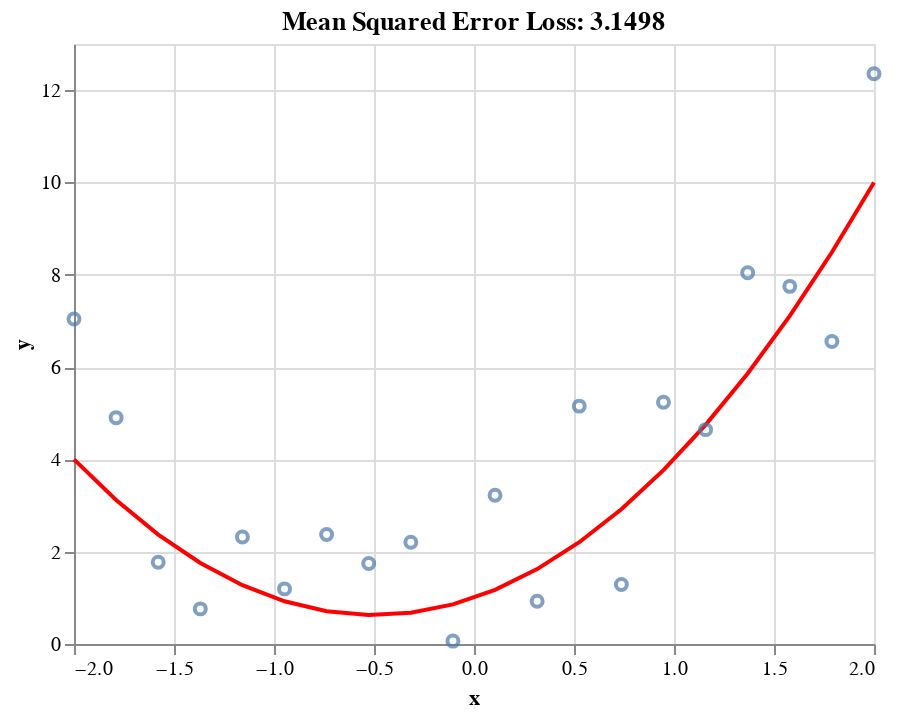

This figure's notebook cell:
### Markdown cell above
Again if you're on quarto, you won't be able to play with the interactive pyplot graph here where you can see the loss change as the parameters are modified. There's also no way to dynamically change labels in Altair to my knowledge from a few stack overflow and github question. I'm going to replot our interactive graph with an example title that matches the pyplot so you can follow along without bringing down my notebook. If you wanted to see the magic values change and really have this sink in, please bring down the notebook or open it in colab & play with the plots ☺.

### Code cell
plot_altair(title="Mean Squared Error Loss: 3.1498 ")

### Figure 1 — Vega-Lite specification as saved in the notebook (floating-point values rounded to 4 significant figures)
{"config": {"view": {"continuousWidth": 400, "continuousHeight": 300}}, "layer": [{"data": {"name": "data-9ba740e81f0e38a6466420e14ecacb0a"}, "mark": {"type": "line", "color": "red"}, "encoding": {"x": {"field": "x", "type": "quantitative"}, "y": {"field": "y", "type": "quantitative"}}, "selection": {"selector_b": {"type": "single", "fields": ["b"], "bind": {"input": "range", "max": 3, "min": 0, "name": "B", "step": 0.1}, "init": {"b": 1.5}}, "selector_a": {"type": "single", "fields": ["a"], "bind": {"input": "range", "max": 3, "min": 0, "name": "A", "step": 0.1}, "init": {"a": 1.5}}}, "title": "Mean Squared Error Loss: 3.1498 ", "transform": [{"calculate": "((selector_a.a*pow(datum.x,2) + selector_b.b*datum.x)) + datum.c", "as": "y"}]}, {"data": {"name": "data-ba1ea4b2b9fcfe9da74e05e29013375b"}, "mark": "point", "encoding": {"x": {"field": "x", "type": "quantitative"}, "y": {"field": "y", "type": "quantitative"}}}], "$schema": "https://vega.github.io/schema/vega-lite/v4.17.0.json", "datasets": {"data-9ba740e81f0e38a6466420e14ecacb0a": [{"x": -2.0, "y": 1, "c": 1}, {"x": -1.789, "y": 1, "c": 1}, {"x": -1.579, "y": 1, "c": 1}, {"x": -1.368, "y": 1, "c": 1}, {"x": -1.158, "y": 1, "c": 1}, {"x": -0.9474, "y": 1, "c": 1}, {"x": -0.7368, "y": 1, "c": 1}, {"x": -0.5263, "y": 1, "c": 1}, {"x": -0.3158, "y": 1, "c": 1}, {"x": -0.1053, "y": 1, "c": 1}, {"x": 0.1053, "y": 1, "c": 1}, {"x": 0.3158, "y": 1, "c": 1}, {"x": 0.5263, "y": 1, "c": 1}, {"x": 0.7368, "y": 1, "c": 1}, {"x": 0.9474, "y": 1, "c": 1}, {"x": 1.158, "y": 1, "c": 1}, {"x": 1.368, "y": 1, "c": 1}, {"x": 1.579, "y": 1, "c": 1}, {"x": 1.789, "y": 1, "c": 1}, {"x": 2.0, "y": 1, "c": 1}], "data-ba1ea4b2b9fcfe9da74e05e29013375b": [{"x": -2.0, "y": 7.042}, {"x": -1.789, "y": 4.904}, {"x": -1.579, "y": 1.773}, {"x": -1.368, "y": 0.7607}, {"x": -1.158, "y": 2.32}, {"x": -0.9474, "y": 1.194}, {"x": -0.7368, "y": 2.372}, {"x": -0.5263, "y": 1.744}, {"x": -0.3158, "y": 2.205}, {"x": -0.1053, "y": 0.0628}, {"x": 0.1053, "y": 3.224}, {"x": 0.3158, "y": 0.9254}, {"x": 0.5263, "y": 5.154}, {"x": 0.7368, "y": 1.289}, {"x": 0.9474, "y": 5.239}, {"x": 1.158, "y": 4.644}, {"x": 1.368, "y": 8.046}, {"x": 1.579, "y": 7.749}, {"x": 1.789, "y": 6.553}, {"x": 2.0, "y": 12.35}]}}
